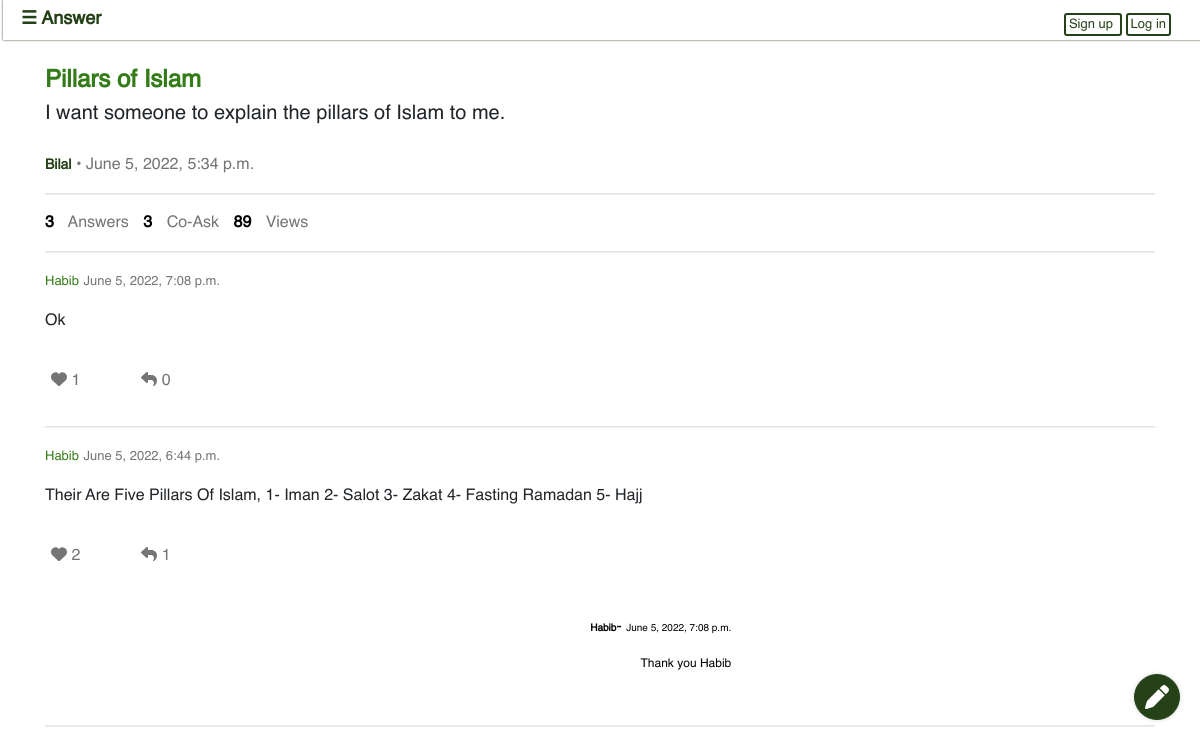
Screenshot of /page/Q1/ with the database file from the repository.
### ask/models.py (models this page shows, shortened)
class Question(models.Model):
    name=models.ForeignKey(Profile, on_delete=models.CASCADE,null=True,  related_name='User')
    date=models.DateTimeField(auto_now_add=True)
    title=models.CharField(max_length=200, blank=True,null=True)
    body=models.CharField(max_length=1000)
    active=models.BooleanField(default=True)
    Support=models.ManyToManyField(Profile, related_name='support', blank=True, symmetrical=False)
    view=GenericRelation(HitCount, object_id_field='object_pk', related_name='countViews')
    Views=models.IntegerField(default=0, blank=True, null=True)

class Profile(models.Model):
    user=models.OneToOneField(User, on_delete=models.CASCADE,related_name='ProfUser')
    follow=models.ManyToManyField('self', related_name='follows', symmetrical=False)
    age=models.DateField(null=True,blank=True)
    islam=models.CharField(max_length=100, choices=check, null=True)
    Basic_Knowledge=models.CharField(max_length=50, choices=basic, null=True, blank=True)
    NameofLastProphet=models.CharField(max_length=50,choices=last,null=True, blank=True)
    mode=models.CharField(max_length=10,choices=color, default='Light')
    def __str__(self):
        return self.user.username

class Answer(models.Model):
    question=models.ForeignKey(Question, related_name='question', null=True, on_delete=models.CASCADE)
    user=models.ForeignKey(Profile, on_delete=models.CASCADE, related_name='userName', null=True)
    date=models.DateTimeField(auto_now_add=True)
    body=models.CharField(max_length=1000)
    like=models.ManyToManyField(Profile, symmetrical=False, related_name='like', blank=True)
    dislike=models.ManyToManyField(Profile, symmetrical=False, related_name='dislike', blank=True)
    color=models.CharField(max_length=20, blank=True, null=True)
    reply=models.ForeignKey('self', related_name='replys', null=True, on_delete=models.CASCADE, blank=True)
    active=models.BooleanField(default=True)
    class Meta:
        ordering=['-date']

### ask/views.py (the view)
# urls.py: path('Q<int:id>/', sview,  name='detail'),
def sview(request, id):
    try:
        currentUser=Profile.objects.get(user__username=request.user)
    except ObjectDoesNotExist:
        currentUser=None
    ses=request.session.session_key
    if ses is None:
        sesi='Anonymous' + str(id)
    else:
        sesi=ses+str(id)
    question=Question.objects.get(id=id)
    if sesi in sav:
        pass
    else:
        question.Views=question.Views + 1
        sav.append(sesi)
    print(sav)
    question.save()
    ans=Answer()
    Ganswer=''
    answers=Answer.objects.filter(question=question, reply=None, active=True).order_by('-date')
    form=AForm(use_required_attribute=False)
    Recipient=question.name
    try:
        if request.method=='POST':
            form=AForm(request.POST)
            if form.is_valid():
                print(Recipient)
                currentUser=Profile.objects.get(user__username=request.user)
                formBody=form['body'].value()
                j=request.POST.get('answer_id')
                jg=request.POST.get('reply')
                Nuser= get_object_or_404(User, username=Recipient)
                print(j)
                co=None
                if j:
                    co=Answer.objects.get(id=j)
                    print(co)
                    f=Answer.objects.create(body=jg, user=currentUser, question=question, reply=co)
                else:
                    f=Answer.objects.create(body=formBody, user=currentUser, question=question, reply=co)
                f.save()
                notify.send(request.user,recipient=Nuser, verb='Someone Answer Your Question')
                return redirect(request.path_info)
        else:
            form=AForm()
    except ObjectDoesNotExist:
            return redirect('/login')
    return render(request, 'detail.html', {'question':question, 'form':form, 'answers':answers, 'currentUser':currentUser})

### template/detail.html (shortened to what this page needs)
{%extends 'base.html'%}
{%block header%}Answer{%endblock%}
{%block content%}
{%load static%}
<br>
<div class='bx'>
<div class='insize'style='font-size:24px' id='que'>{{question.title}}</div>
<div class='insiz spe' style='font-size:20px;' id='que'>{{question.body}}</div>
<br>
<p style='color:757575'><span class='desize' style='font-size:14px;color:254117'><b>{{question.name|title}}</b></span> • {{question.date}}</p>
<hr>
<p class='highl' style='color:757575; word-spacing:10px'>
<b class='bold-black'>{{question.question.count}}</b> Answers
 <b class='bold-black'>{{question.Support.count}}</b> Co-Ask
<b class='bold-black'>{{question.Views}}</b> Views </p>
<hr>
<div class='bo'>
{%if answers%}
<div class='box-boder' stle='border-color:white;'>
{%for answer in answers%}
<p><span class='cae' style='border-radius:3px;color:347C17'>
<span class='desize'> {{answer.user|title}}</span>
<span class='passive'>
<span class='desize'>{{answer.date}}</span></span></span></p>
<p class='' style='font-size:16px'>
{{answer.body|title}}</p>
<span>
{%include 'like.html'%}
<button onClick='showreplyform({{answer.id}})' style='background:none;border:none;' type='button' class='sticker'>
  <b style='font-size:16px;align:right;'><i class='fas fa-reply'></i> </b>{{answer.replys.count}}</p></button>
</span>
{%if answer.replys.all%}
<div class='box'>
<div class='box'>
<div class='cae' style='border:none;backgrond-color:white;color:black;text-align:right'>
{%for reply in answer.replys.all%}
<div class='reply'>
<p><span style='border-radius:3px,'>
<b class='desiz' style='font-size:10px'>{{reply.user|title}}</b>-
<span class='desze'style='font-size:10px'>{{reply.date}}</span></span></p>
<p class='desiz' style='font-size:12px'>{{reply.body}}</p></div>
{%endfor%}
</div>
</div>
</div>
{%endif%}
<hr>
{%endfor%}
{%else%}
<p>No Answer Yet</p>
{%endif%}
</div>
<button onclick='showform()' class='bottom-side' styl='font-size:30px;z-index:6;bottom:10px;padding:7px;color:white;background-color:757575;border-color:white'>
<i class='fas fa-pen'></i>
</button>
</div>
{%endblock%}

### template/base.html (shortened to what this page needs)
{%load static%}
{% load crispy_forms_tags %}
{% load fontawesome_5 %}
{% load hitcount_tags %}
{% load notifications_tags %}
<html>
<head>
    {% if user.ProfUser.mode == 'Dark' %}
    <link rel='stylesheet' href='{%static 'css/bootstrap/bootstrap.min.css'%}' >
    <link rel='stylesheet' href='{%static 'css/awwal.css'%}' >
    <link rel='stylesheet' href='{%static 'css/dark.css'%}' >
    {%else%}
    <link rel='stylesheet' href='{%static 'css/bootstrap/bootstrap.min.css'%}' >
    <link rel='stylesheet' href='{%static 'css/awwal.css'%}' >
    {%endif%}
</head>
<body>
    <div id='body'>
        <p class='icon' id='icon'>
           <button onclick='drop()' class='button' >
            <span class='header'>
                &#9776
                {%block header%}{%endblock%}
            </span>
           </button>
           {%if user.is_authenticated%}
           <a href='{%url 'notify' %}' class='left'>
                <i class='fas fa-bell'> </i>
                {%if user.notifications.unread%}
                    {%notifications_unread%}
                {%endif%}
            </a>
            <b class='left'>
                <span class='circle'>
                    A
                </span>
                {{request.user|title}}
            </b>
        {%else%}
            <span class='left'>
                <a class='new' href='{%url 'account_signup' %}'>
                    Sign up
                </a>
                <a  class='new' href='{%url 'account_login' %}'>
                    Log in
                </a>
            </span>
        {%endif%}
    </p>
    <div class='container' style='position:relative;top:20px'>
    <p>
        {%block content%}
        {%endblock%}
</body>
</html>

### template/like.html (shortened to what this page needs)
<button
hx-get='{%url 'lyk' answer.id%}'
hx-include="input[name='sender'], input[name='lieb']"
hx-swap='outerHTML'
name='likeb'
id='lik'
class='sticker'
>
{% if currentUser in answer.like.all %}
<i class='fas fa-heart' style='color:41A317'></i>
{%else%}
<i class='fas fa-heart' style='color:757575'></i>
{%endif%}
<span id='count'>{{answer.like.count}}</span>
</button>

### static/css/awwal.css (style rules this page uses)
body { padding:3px; background-color:white; font-family:Helvetica; font-size:16px; margin:0; }
.header { position:relative; top:0; font-size:18px; font-weight:bold }
.box { background-color:None; margin:5px; padding:5px; brder:solid #254117 1px; borer-radius:12px; bx-shadow:0 0px 5px #d8d8d8; widh:100%; }
.bold-black { color:black; }
hr { border: 0; height: 0; border-top: 1px solid rgba(0, 0, 0, 0.1); border-bottom: 1px solid rgba(200, 200, 200, 0.3); }
.left { brder:1px solid black; border-radius:50%; position:relative; float:right; right:20px; font-size:15px; op:10px; padding:5px; }
.bottom-side { border:1px solid #254117; font-size:24px; border-radius:50px; bordr:2px solid white; padding:8px; position:fixed; bottom:40px; float:right; right:20px; background-color:254117; color: white; box-shadow:0 0px 4px #d8d8d8; z-index:7; }
.button { color:254117; background-color:White; border:none; }
.insize { font-size:18px; font-weight:bold; color:347C17 }
.passive { color:757575 }
.desize { font-size:13px; }
.icon { position:fixed; z-index:10; margin:0; width:100vw; top:0px; color:254117; padding:5px; background-color:white; text-aign:center; jusify-content:center; align-items:center; font-sze:15px; word-spcing:1cm; border-botom:solid #254117 1px; box-shadow:0 0 2px; pading-left:7px; bordr-radius:5px; z-index:10; }
a { text-decoration:none; background-color:254117; color:white; padding:3px; border-radius:3px; font-size:13px }
a.new { background-color:white; color:254117; border:2px solid #254117; margin:2px; }
button.sticker { background-color:white; border:none; color:757575 }
button { background-color:None; border:None; color:254117; }
.reply { background-color:None; color:None; }
@media (min-width:600px) { .box { width:50%; position:relative; text-align:left; margin:10px auto 10px auto; } }
@media (min-width:600px) { .header { padding:7px; font-size:18px; } }
@media (min-width:600px) { .left { top:5px; } }
@media (min-width:600px) { .bottom-side { padding:10px; bottom:80px; } }

### rows the page displays
Question: title "Pillars of Islam", body "I want someone to explain the pillars of Islam to me.", name "Bilal", date "June 5, 2022, 5:34 p.m.", question.count "3", Support.count "3", Views "89"
Answer: user "Habib", date "June 5, 2022, 7:08 p.m.", body "Ok", like.count "1", replys.count "0"
Answer: user "Habib", date "June 5, 2022, 6:44 p.m.", body "Their Are Five Pillars Of Islam, 1- Iman 2- Salot 3- Zakat 4- Fasting Ramadan 5- Hajj", like.count "2", replys.count "1"
Answer: user "Habib", date "June 5, 2022, 7:08 p.m.", body "Thank you Habib"
